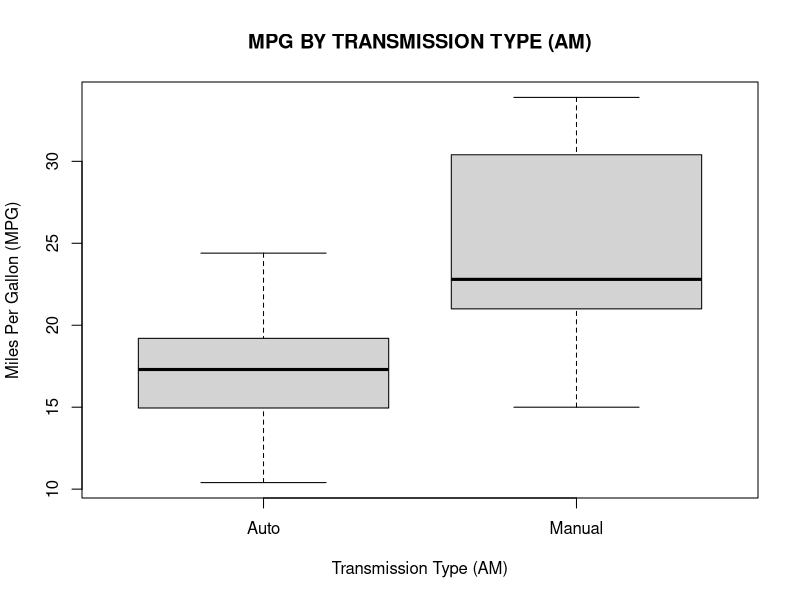
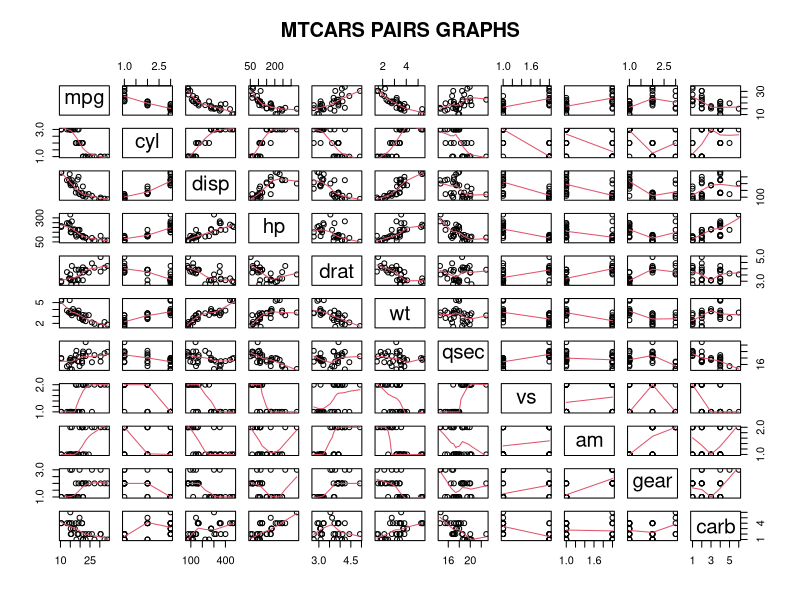
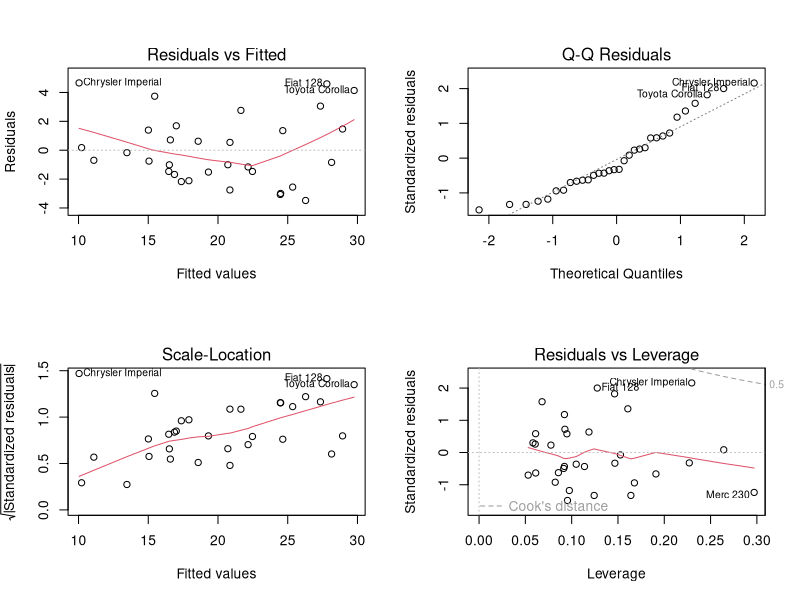

These charts were generated, in order, by the following R code:
## ---- chunk 1
knitr::opts_chunk$set(echo = TRUE)
## ---- chunk 2
library(datasets)
library(knitr)
data(mtcars)
## ---- chunk 3
mtcars$cyl <- as.factor(mtcars$cyl); mtcars$vs <- as.factor(mtcars$vs)
mtcars$gear <- as.factor(mtcars$gear); mtcars$carb <- as.factor(mtcars$carb)
mtcars$am <- as.factor(mtcars$am)
## ---- chunk 4
levels(mtcars$am) <- c("Auto", "Manual")
## ---- chunk 5
dim(mtcars)  ## 32 observations and 11 variables
head(mtcars) ## some observations to better understand mtcars 
str(mtcars) ## variable types after coercion
## ---- chunk 6
## PLEASE, REFERS TO GRAPHIC FIGURE 1 AT APPENDIX
## ---- chunk 7
## PLEASE, REFERS TO GRAPHIC FIGURE 2 AT APPENDIX
## ---- chunk 8
fit1 <- lm(mpg ~ am, mtcars)
summary(fit1)
## ---- chunk 9
fitall <- lm(mpg ~ ., mtcars)
summary(fitall)
## ---- chunk 10
bestFit <- step(fitall,direction="both",trace=FALSE)
summary(bestFit)
## ---- chunk 11
lastModel <- lm(mpg ~ wt + qsec + am, data = mtcars)
summary(lastModel)$coef
## ---- chunk 12
# PLEASE, REFERS TO GRAPHIC FIGURE 3 AT APPENDIX
## ---- chunk 13
## GRAPHIC FIGURE 1
plot(mpg ~ am, data = mtcars, main = "MPG BY TRANSMISSION TYPE (AM)", xlab = "Transmission Type (AM)", ylab = "Miles Per Gallon (MPG)")
## ---- chunk 14
## GRAPHIC FIGURE 2
pairs(mtcars, panel = panel.smooth, main = "MTCARS PAIRS GRAPHS")
## ---- chunk 15
# GRAPHIC FIGURE 3
par(mfrow = c(2, 2))
plot(lastModel)
